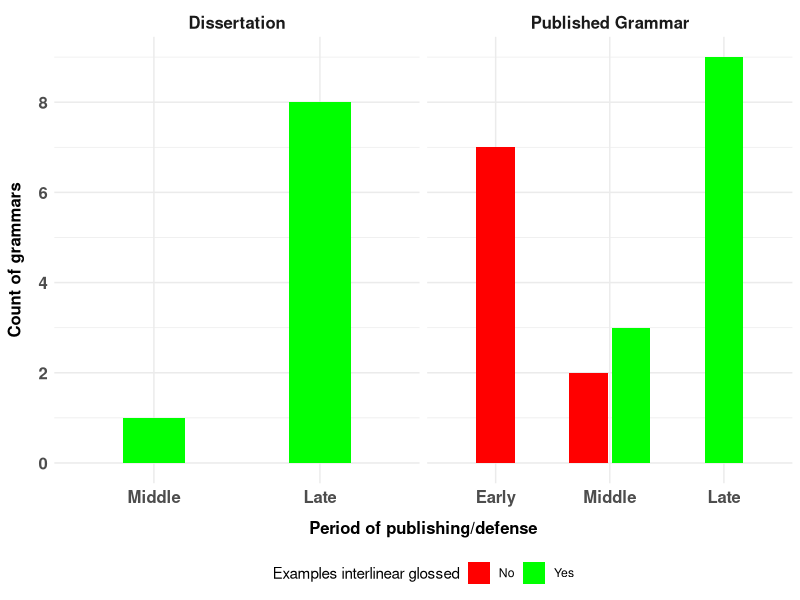
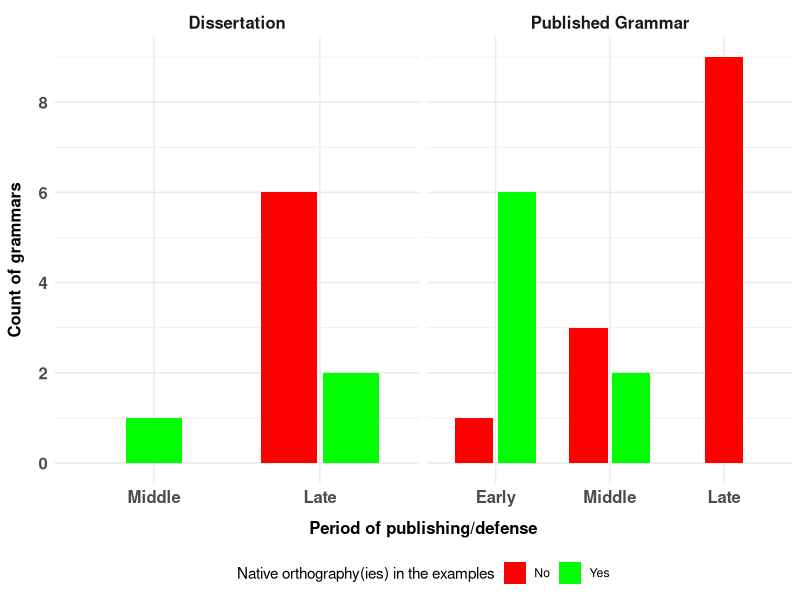
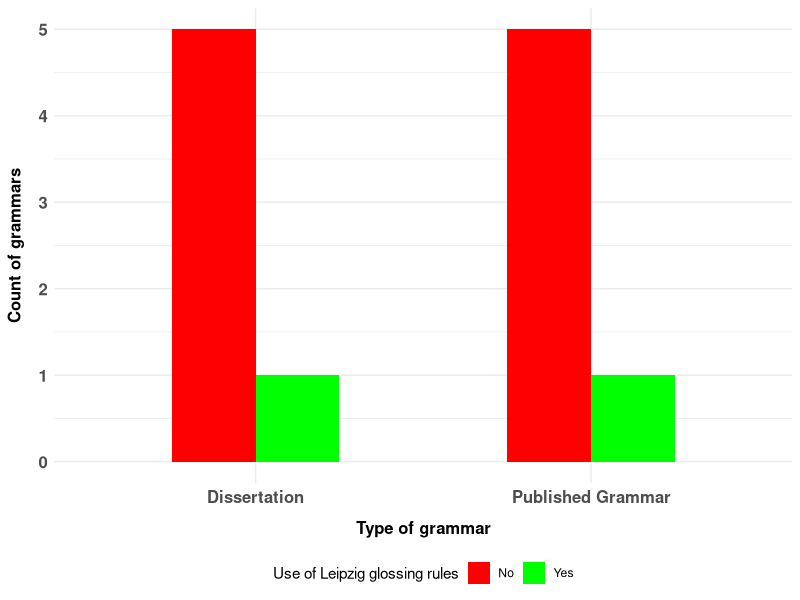
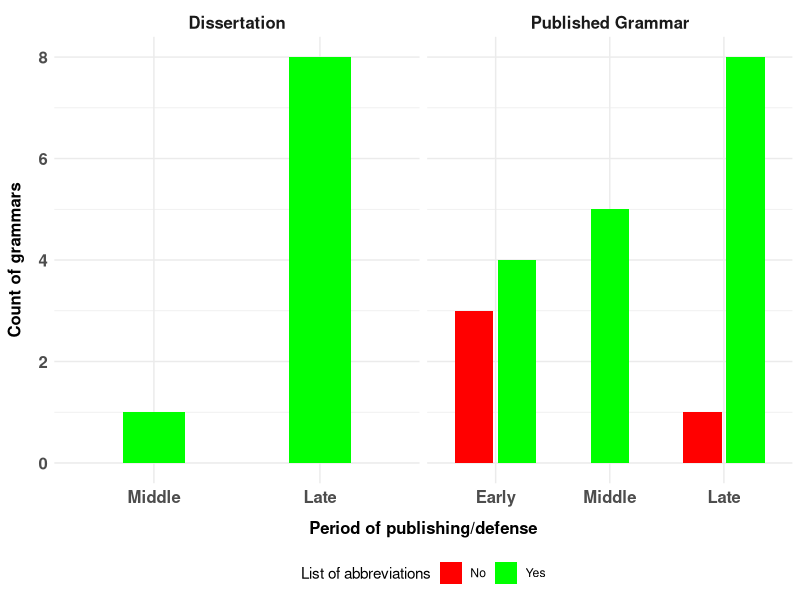
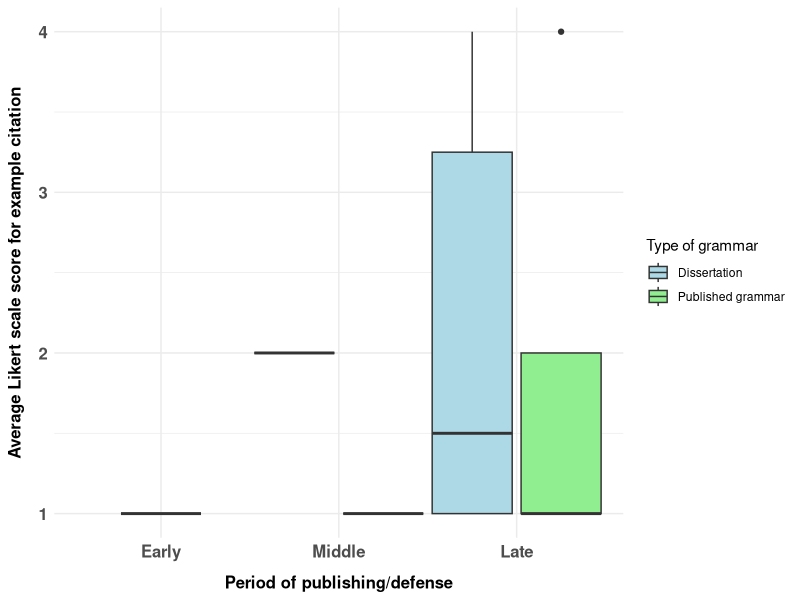
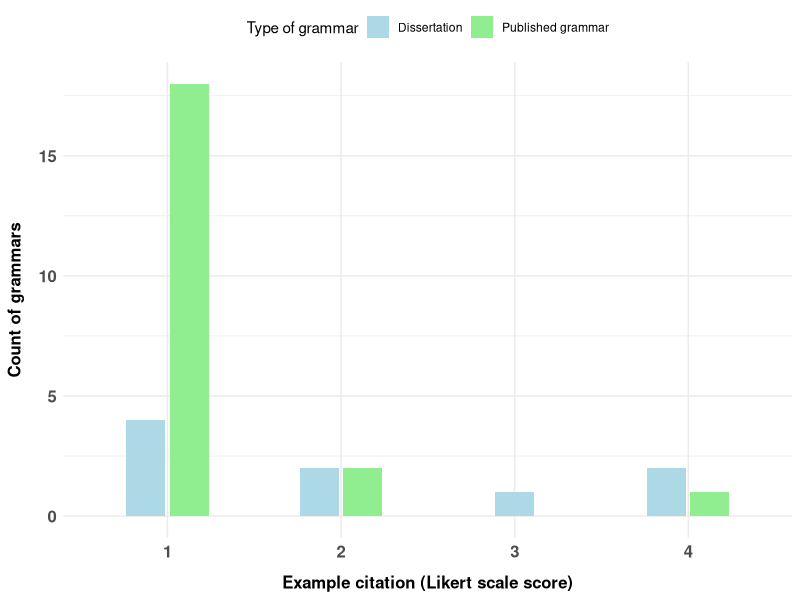

Write the R code that produced these figures, in order.
###########################################################################################################
# EXAMPLES
###########################################################################################################
library(readxl)
library(dplyr)
library(ggplot2)
  

################################################
#Interlinear Glossed Examples (Y/N)
################################################

# Load the data
tibetic_grammars <- read_excel("Tibetic-Grammars_Review_Master.xlsx")

# Preprocessing the data
tibetic_grammars <- tibetic_grammars %>%
  mutate(
    example_ig = ifelse(example_ig %in% c("Y"), "Yes", "No"),
    period = factor(period, levels = c("E", "M", "L"), labels = c("Early", "Middle", "Late")),
    is_diss = ifelse(is_diss == "Y", "Dissertation", "Published Grammar"),
    is_diss = factor(is_diss, levels = c("Dissertation", "Published Grammar"))
  )

# Count by dissertation status
example_ig_counts <- tibetic_grammars %>%
  group_by(is_diss, example_ig) %>%
  summarise(Count = n(), .groups = 'drop')

print(example_ig_counts)

# Count by period, data collection mention, and dissertation status
period_example_ig <- tibetic_grammars %>%
  group_by(period, example_ig, is_diss) %>%
  summarise(Count = n(), .groups = 'drop')

print(period_example_ig)


# Bar plot for time period with stacked 'Yes' and 'No', and separate bars for Dissertation and Published Grammar
period_example_ig_plot <- ggplot(period_example_ig, aes(x = period, y = Count, fill = example_ig)) +
  geom_bar(stat = "identity", position = position_dodge2(width = .75, preserve = "single"), aes(group = interaction(is_diss, example_ig)), width = .75) +
  scale_fill_manual(values = c("No" = "red", "Yes" = "green"),
                    name = "Examples interlinear glossed",
                    labels = c("No","Yes")) +
  facet_wrap(~is_diss, scales = "free_x", nrow = 1) +
  labs(x = "Period of publishing/defense", y = "Count of grammars") +
  scale_y_continuous(breaks = scales::pretty_breaks(n = 6), labels = scales::label_number(auto = TRUE)) +  # Adjust to show integer values
  theme_minimal() +
  theme(
    legend.position = "bottom",
    axis.text.x = element_text(size = 12, face = "bold"),
    axis.title.x = element_text(size = 12, face = "bold", margin = margin(t = 10)),
    axis.text.y = element_text(size = 12, face = "bold"),
    axis.title.y = element_text(size = 12, face = "bold", margin = margin(r = 10)),
    strip.background = element_blank(),
    strip.text.x = element_text(size = 12, face = "bold"),
    plot.title = element_text(hjust = 0.5) # Center the title
  )

# Print the plot
print(period_example_ig_plot)

#########
#Number of tiers in the examples
#########

# Ensure that the n_tier column is numeric
tibetic_grammars <- tibetic_grammars %>%
  mutate(
    is_diss = ifelse(is_diss == "Y", "Dissertation", "Published Grammar"),
    n_tiers = as.numeric(n_tiers)  # Convert total_years_grammar to numeric if it's not already
  )

print(table(tibetic_grammars$n_tiers))  # Check the distribution of n_tiers 



################################################
#Is native orthography(ies) used in the examples (Y/N)
################################################

# Load the data
tibetic_grammars <- read_excel("Tibetic-Grammars_Review_Master.xlsx")

# Preprocessing the data
tibetic_grammars <- tibetic_grammars %>%
  mutate(
    nat_orth = ifelse(nat_orth %in% c("Y"), "Yes", "No"),
    period = factor(period, levels = c("E", "M", "L"), labels = c("Early", "Middle", "Late")),
    is_diss = ifelse(is_diss == "Y", "Dissertation", "Published Grammar"),
    is_diss = factor(is_diss, levels = c("Dissertation", "Published Grammar"))
  )

# Count by dissertation status
nat_orth_counts <- tibetic_grammars %>%
  group_by(is_diss, nat_orth) %>%
  summarise(Count = n(), .groups = 'drop')

print(nat_orth_counts)

# Count by period, data collection mention, and dissertation status
period_nat_orth <- tibetic_grammars %>%
  group_by(period, nat_orth, is_diss) %>%
  summarise(Count = n(), .groups = 'drop')

print(period_nat_orth)


# Bar plot for time period with stacked 'Yes' and 'No', and separate bars for Dissertation and Published Grammar
period_nat_orth_plot <- ggplot(period_nat_orth, aes(x = period, y = Count, fill = nat_orth)) +
  geom_bar(stat = "identity", position = position_dodge2(width = .75, preserve = "single"), aes(group = interaction(is_diss, nat_orth)), width = .75) +
  scale_fill_manual(values = c("No" = "red", "Yes" = "green"),
                    name = "Native orthography(ies) in the examples",
                    labels = c("No","Yes")) +
  facet_wrap(~is_diss, scales = "free_x", nrow = 1) +
  labs(x = "Period of publishing/defense", y = "Count of grammars") +
  scale_y_continuous(breaks = scales::pretty_breaks(n = 6), labels = scales::label_number(auto = TRUE)) +  # Adjust to show integer values
  theme_minimal() +
  theme(
    legend.position = "bottom",
    axis.text.x = element_text(size = 12, face = "bold"),
    axis.title.x = element_text(size = 12, face = "bold", margin = margin(t = 10)),
    axis.text.y = element_text(size = 12, face = "bold"),
    axis.title.y = element_text(size = 12, face = "bold", margin = margin(r = 10)),
    strip.background = element_blank(),
    strip.text.x = element_text(size = 12, face = "bold"),
    plot.title = element_text(hjust = 0.5) # Center the title
  )

# Print the plot
print(period_nat_orth_plot)

################################################
#Use of Leipzig glossing rules (Y/N)
################################################

##############################

# Load the data
tibetic_grammars <- read_excel("Tibetic-Grammars_Review_Master.xlsx")

# Preprocessing the data
# Filtering out 'N/A' values from 'leipzig' and adjusting the 'leipzig' values
tibetic_grammars <- tibetic_grammars %>%
  filter(leipzig != "N/A") %>%
  mutate(
    leipzig = ifelse(leipzig == "Y", "Yes", "No"),
    is_diss = ifelse(is_diss == "Y", "Dissertation", "Published Grammar"),
    is_diss = factor(is_diss, levels = c("Dissertation", "Published Grammar"))
  )

# Summarise the data after filtering
leipzig_summary <- tibetic_grammars %>%
  group_by(is_diss, leipzig) %>%
  summarise(Count = n(), .groups = 'drop')

print(leipzig_summary)

# Bar plot for dissertation status
leipzig_plot <- ggplot(leipzig_summary, aes(x = is_diss, y = Count, fill = leipzig)) +
  geom_bar(stat = "identity", position = position_dodge(), width = .5) +
  scale_fill_manual(values = c("No" = "red", "Yes" = "green"),
                    name = "Use of Leipzig glossing rules",
                    labels = c("No","Yes")) +
  labs(x = "Type of grammar", y = "Count of grammars") +
  scale_y_continuous(breaks = scales::pretty_breaks(n = 6), labels = scales::label_number(auto = TRUE)) +  # Adjust to show integer values
  theme_minimal()+
  theme(
    legend.position = "bottom",
    axis.text.x = element_text(size = 12, face = "bold"),
    axis.title.x = element_text(size = 12, face = "bold", margin = margin(t = 10)),
    axis.text.y = element_text(size = 12, face = "bold"),
    axis.title.y = element_text(size = 12, face = "bold", margin = margin(r = 10)),
    strip.background = element_blank(),
    strip.text.x = element_text(size = 12, face = "bold"),
    plot.title = element_text(hjust = 0.5) # Center the title
  )

# Print the plot for Dissertation Status
print(leipzig_plot)


################################################
#List of abbreviations present (Y/N)
################################################

# Load the data
tibetic_grammars <- read_excel("Tibetic-Grammars_Review_Master.xlsx")

# Preprocessing the data
tibetic_grammars <- tibetic_grammars %>%
  mutate(
    abbreviations = ifelse(abbreviations %in% c("Y"), "Yes", "No"),
    period = factor(period, levels = c("E", "M", "L"), labels = c("Early", "Middle", "Late")),
    is_diss = ifelse(is_diss == "Y", "Dissertation", "Published Grammar"),
    is_diss = factor(is_diss, levels = c("Dissertation", "Published Grammar"))
  )

# Count by dissertation status
abbreviations_counts <- tibetic_grammars %>%
  group_by(is_diss, abbreviations) %>%
  summarise(Count = n(), .groups = 'drop')

print(abbreviations_counts)

# Count by period, data collection mention, and dissertation status
period_abbreviations <- tibetic_grammars %>%
  group_by(period, abbreviations, is_diss) %>%
  summarise(Count = n(), .groups = 'drop')

print(period_abbreviations)


# Bar plot for time period with stacked 'Yes' and 'No', and separate bars for Dissertation and Published Grammar
period_abbreviations_plot <- ggplot(period_abbreviations, aes(x = period, y = Count, fill = abbreviations)) +
  geom_bar(stat = "identity", position = position_dodge2(width = .75, preserve = "single"), aes(group = interaction(is_diss, abbreviations)), width = .75) +
  scale_fill_manual(values = c("No" = "red", "Yes" = "green"),
                    name = "List of abbreviations",
                    labels = c("No","Yes")) +
  facet_wrap(~is_diss, scales = "free_x", nrow = 1) +
  labs(x = "Period of publishing/defense", y = "Count of grammars") +
  scale_y_continuous(breaks = scales::pretty_breaks(n = 6), labels = scales::label_number(auto = TRUE)) +  # Adjust to show integer values
  theme_minimal() +
  theme(
    legend.position = "bottom",
    axis.text.x = element_text(size = 12, face = "bold"),
    axis.title.x = element_text(size = 12, face = "bold", margin = margin(t = 10)),
    axis.text.y = element_text(size = 12, face = "bold"),
    axis.title.y = element_text(size = 12, face = "bold", margin = margin(r = 10)),
    strip.background = element_blank(),
    strip.text.x = element_text(size = 12, face = "bold"),
    plot.title = element_text(hjust = 0.5) # Center the title
  )

# Print the plot
print(period_abbreviations_plot)



#####################################################
#Example citation LS v/s Publication Period: Box Plot
#####################################################

# Load the data
tibetic_grammars <- read_excel("Tibetic-Grammars_Review_Master.xlsx")

# Ensure that 'period' and 'is_diss' columns are correctly formatted as factors
tibetic_grammars <- tibetic_grammars %>%
  mutate(
    period = factor(period, levels = c("E", "M", "L"), labels = c("Early", "Middle", "Late")),
    is_diss = ifelse(`is_diss` == "Y", "Dissertation", "Published Grammar"),
    is_diss = factor(is_diss, levels = c("Dissertation", "Published Grammar")),
    `example_citation_LS` = as.numeric(`example_citation_LS`)  # Ensure this is numeric for plotting
  )

# Double-check data entries for each category
print(table(tibetic_grammars$is_diss))

# Create a box plot
ggplot_object <- ggplot(tibetic_grammars, aes(x = period, y = `example_citation_LS`, fill = is_diss)) +
  geom_boxplot(position = position_dodge2(preserve = "single"), width = 1) +  # Set a fixed width for all boxes
  scale_fill_manual(values = c("Dissertation" = "lightblue", "Published Grammar" = "lightgreen"),
                    name = "Type of grammar",
                    labels = c("Dissertation", "Published grammar")) +
  labs(
    x = "Period of publishing/defense",
    y = "Average Likert scale score for example citation"
  ) +
  theme_minimal() +
  theme(
    axis.text.x = element_text(size = 12, face = "bold"),  # Increase font size for x-axis labels
    axis.title.x = element_text(size = 12, face = "bold", margin = margin(t = 10)),  # Increase space between axis labels and title
    axis.text.y = element_text(size = 12, face = "bold"),
    axis.title.y = element_text(size = 12, face = "bold", margin = margin(r = 10)),  # Increase space between axis labels and title
  )

# Print the plot
print(ggplot_object)

#####################################
#Example citation LS v/s count of grammars
#####################################

# Load the data
tibetic_grammars <- read_excel("Tibetic-Grammars_Review_Master.xlsx")

# Preprocessing the data
tibetic_grammars <- tibetic_grammars %>%
  mutate(
    is_diss = ifelse(`is_diss` == "Y", "Dissertation", "Published Grammar"),
    is_diss = factor(is_diss, levels = c("Dissertation", "Published Grammar")),
    `example_citation_LS` = as.numeric(`example_citation_LS`)  # Ensure this is numeric for grouping
  )

# Double-check data entries for each category
print(table(tibetic_grammars$is_diss))

# Creating a summary table for plotting
likert_counts <- tibetic_grammars %>%
  group_by(`example_citation_LS`, is_diss) %>%
  summarise(count = n(), .groups = 'drop')

# Double-check data entries for each category
print(table(tibetic_grammars$is_diss))

# Create a bar plot
bar_plot <- ggplot(likert_counts, aes(x = as.factor(`example_citation_LS`), y = count, fill = is_diss)) +
  geom_bar(stat = "identity", position = position_dodge2(preserve = "single", width = 0.9), width = 0.5) +  # Adjust bar width and dodge width
  scale_fill_manual(values = c("Dissertation" = "lightblue", "Published Grammar" = "lightgreen"),
                    name = "Type of grammar",
                    labels = c("Dissertation", "Published grammar")) +
  labs(
    x = "Example citation (Likert scale score)",
    y = "Count of grammars"
  ) +
  theme_minimal() +
  theme(
    legend.position = "top",
    axis.text.x = element_text(size = 12, face = "bold"),
    axis.title.x = element_text(size = 12, face = "bold", margin = margin(t = 10)),
    axis.text.y = element_text(size = 12, face = "bold"),
    axis.title.y = element_text(size = 12, face = "bold", margin = margin(r = 10))
  )

# Print the plot
print(bar_plot)
